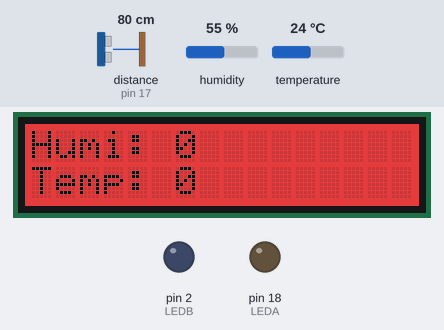
This sketch was run on a simulated Arduino Uno, built with avr-gcc and run on an emulated ATmega328P. Shown: 16×2 character LCD, output pins drawn as LEDs (lit = HIGH). Wiring (inferred from the names in the program): ultrasonic range finder: trigger pin 5; echo pin 17. The test bench sets the inputs (shaded band); at power-on: humidity 55 %, temperature 24 °C, distance to the obstacle (sensor on pin 17) 80 cm. The echo pulse lasts 58.3 µs per cm; pins used as bus, display or sensor lines are not drawn; what the sketch prints to the serial monitor is not drawn.

Above: at 2.2 s.
2.3 s: humidity set to 79 %
At 6.9 s:
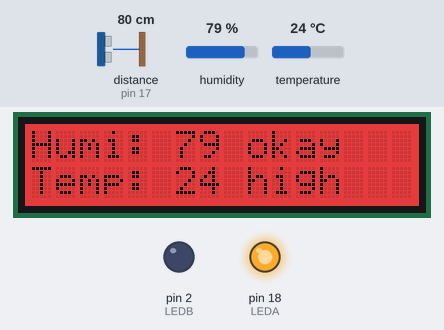
8.8 s: humidity set to 82 %
At 12.6 s:
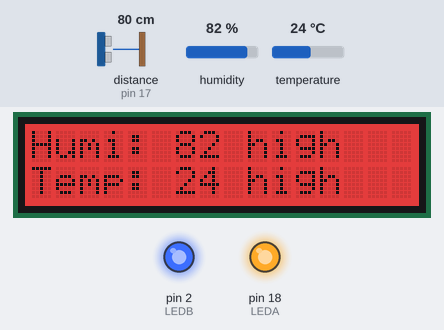
15.3 s: temperature set to 20 °C
At 19.6 s:
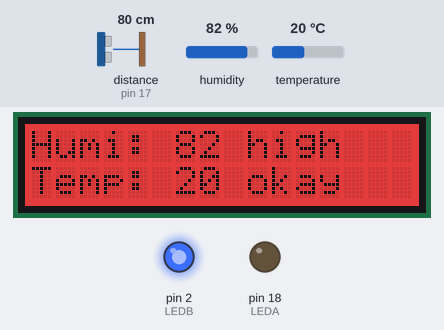
21.8 s: temperature set to 12 °C
At 25.3 s:
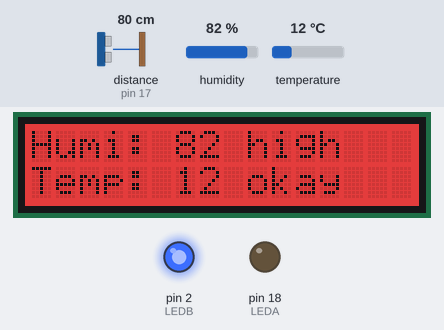
28.3 s: humidity set to 22 %
At 32.3 s:
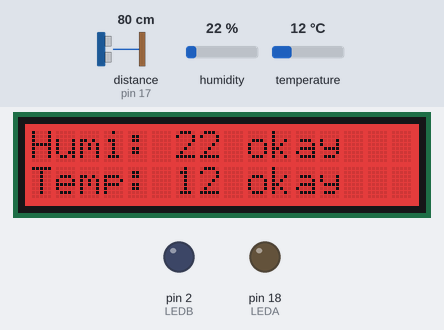
34.8 s: temperature set to 19 °C
At 36.2 s:
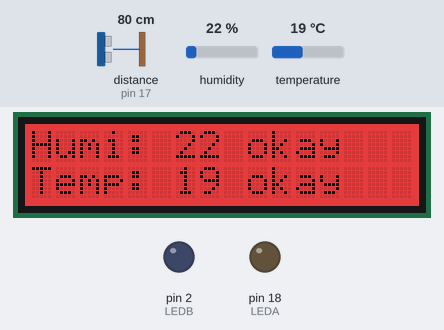
Timing chart, 0 to 37.8 s (numbered marks = the images above; inputs shaded):
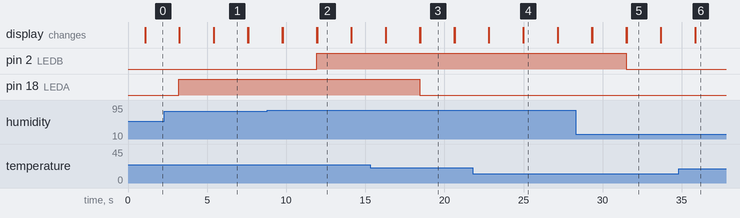

Measured:
- the behaviour switches between 80 and 81 % on humidity (found by bisection; images 1 and 2)
- the behaviour switches between 22 and 21 °C on temperature (found by bisection; images 2 and 3)
- after the input at 2.3 s, the display: first differs from a run without the input after 3.1 s (image 1 shows a later state)
- after the input at 8.8 s, pin 2 (LEDB): LOW → HIGH after 3.1 s; the display: first differs from a run without the input after 3.1 s (image 2 shows a later state)
- after the input at 15.3 s, pin 18 (LEDA): HIGH → LOW after 3.1 s; the display: first differs from a run without the input after 3.2 s (image 3 shows a later state)
- after the input at 21.8 s, the display: first differs from a run without the input after 3.2 s (image 4 shows a later state)
- after the input at 28.3 s, pin 2 (LEDB): HIGH → LOW after 3.2 s; the display: first differs from a run without the input after 3.2 s (image 5 shows a later state)
- after the input at 34.8 s, the display: first changes after 1.0 s (image 6 shows a later state)

The sketch:

1humidity-temp_sensor.ino
```cpp
#include <Wire.h>
#include "rgb_lcd.h"
#include <DFRobot_DHT11.h>
DFRobot_DHT11 DHT;
#define DHT11_PIN 4

rgb_lcd lcd;


char Temp = 0;
char Humi = 0;
const int LEDA = 18;
const int LEDB = 2;
const int TRIG_PIN = 5;
const int ECHO_PIN = 17;
const int colorR = 225;
const int colorG = 0;
const int colorB = 0;
long duration;
float cms, inches;

void setup() {
  Serial.begin(115200);
  pinMode(LEDA, OUTPUT);
  pinMode(LEDB, OUTPUT);
  pinMode(TRIG_PIN, OUTPUT);
  pinMode(ECHO_PIN, INPUT);

  lcd.begin(16, 2);

  lcd.setRGB(colorR, colorG, colorB);

  delay(1000);
}

void loop() {

  lcd.setCursor(0, 1);
  lcd.print("Temp: ");
  lcd.print(DHT.temperature);
  //lcd.setCursor(0, 1);

  lcd.setCursor(0, 0);
  lcd.print("Humi: ");
  lcd.print(DHT.humidity);

  delay(100);

  digitalWrite(TRIG_PIN, LOW);
  delayMicroseconds(5);
  digitalWrite(TRIG_PIN, HIGH);
  delayMicroseconds(10);
  digitalWrite(TRIG_PIN, LOW);

  duration = pulseIn(ECHO_PIN, HIGH);

  cms = (duration/2) / 29.1;
  inches = (duration/2) / 74;

  Serial.print("UltraSonic Sensor\n");
  Serial.print(inches);
  Serial.print("in, ");
  Serial.print(cms);
  Serial.print("cm, ");
  Serial.println();
  delay(1000);

  DHT.read(DHT11_PIN);
  Serial.print("Temp: ");
  Temp = DHT.temperature;
  Serial.print(DHT.temperature);
  Serial.print("\nHumi: ");
  Serial.println(DHT.humidity);
  Humi = DHT.humidity;
  delay(1000);

  if(Temp > 21){
    lcd.setCursor(0, 1);
    lcd.print("Temp too high");
    //lcd.setCursor(0, 1);
    digitalWrite(LEDA, HIGH);
  }
  else{
    lcd.setCursor(0, 1);
    lcd.print(Temp);
    //lcd.setCursor(0, 1);
    lcd.print("Temp is okay");
    digitalWrite(LEDA, LOW);
  }

  if(Humi > 80){
    lcd.setCursor(0, 0);
    lcd.print("Humi is  high");
    digitalWrite(LEDB, HIGH);
  }
  else{
    lcd.setCursor(0, 0);
    lcd.print(Humi);
    lcd.print("Humi is okay");
    digitalWrite(LEDB, LOW);
  }
}
```
